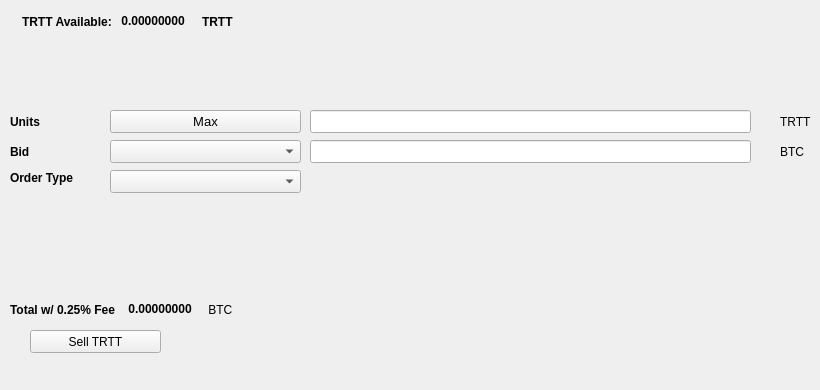
   <widget class="QWidget" name="SellTab">
    <attribute name="title">
     <string>Sell</string>
    </attribute>
    <widget class="QLabel" name="label_16">
     <property name="geometry">
      <rect>
       <x>780</x>
       <y>140</y>
       <width>31</width>
       <height>23</height>
      </rect>
     </property>
     <property name="text">
      <string>BTC</string>
     </property>
    </widget>
    <widget class="QComboBox" name="SellBidcomboBox">
     <property name="geometry">
      <rect>
       <x>110</x>
       <y>140</y>
       <width>191</width>
       <height>23</height>
      </rect>
     </property>
     <property name="font">
      <font>
       <pointsize>10</pointsize>
      </font>
     </property>
    </widget>
    <widget class="QLabel" name="label_18">
     <property name="geometry">
      <rect>
       <x>10</x>
       <y>110</y>
       <width>46</width>
       <height>23</height>
      </rect>
     </property>
     <property name="font">
      <font>
       <weight>75</weight>
       <bold>true</bold>
      </font>
     </property>
     <property name="text">
      <string>Units</string>
     </property>
    </widget>
    <widget class="QPushButton" name="Sell_Max_Amount">
     <property name="geometry">
      <rect>
       <x>110</x>
       <y>110</y>
       <width>191</width>
       <height>23</height>
      </rect>
     </property>
     <property name="font">
      <font>
       <pointsize>10</pointsize>
      </font>
     </property>
     <property name="text">
      <string>Max</string>
     </property>
    </widget>
    <widget class="QLabel" name="label_20">
     <property name="geometry">
      <rect>
       <x>10</x>
       <y>170</y>
       <width>91</width>
       <height>16</height>
      </rect>
     </property>
     <property name="font">
      <font>
       <weight>75</weight>
       <bold>true</bold>
      </font>
     </property>
     <property name="text">
      <string>Order Type</string>
     </property>
    </widget>
    <widget class="QComboBox" name="SellOrdertypeCombo">
     <property name="geometry">
      <rect>
       <x>110</x>
       <y>170</y>
       <width>191</width>
       <height>23</height>
      </rect>
     </property>
     <property name="font">
      <font>
       <pointsize>10</pointsize>
      </font>
     </property>
    </widget>
    <widget class="QLabel" name="label_21">
     <property name="geometry">
      <rect>
       <x>10</x>
       <y>140</y>
       <width>46</width>
       <height>23</height>
      </rect>
     </property>
     <property name="font">
      <font>
       <weight>75</weight>
       <bold>true</bold>
      </font>
     </property>
     <property name="text">
      <string>Bid</string>
     </property>
    </widget>
    <widget class="QLabel" name="label_22">
     <property name="geometry">
      <rect>
       <x>780</x>
       <y>110</y>
       <width>31</width>
       <height>23</height>
      </rect>
     </property>
     <property name="text">
      <string>TRTT</string>
     </property>
    </widget>
    <widget class="QLineEdit" name="UnitsInputTRTT">
     <property name="geometry">
      <rect>
       <x>310</x>
       <y>110</y>
       <width>441</width>
       <height>23</height>
      </rect>
     </property>
     <property name="font">
      <font>
       <pointsize>9</pointsize>
       <weight>75</weight>
       <bold>true</bold>
      </font>
     </property>
    </widget>
    <widget class="QLineEdit" name="SellBidPriceEdit">
     <property name="geometry">
      <rect>
       <x>310</x>
       <y>140</y>
       <width>441</width>
       <height>23</height>
      </rect>
     </property>
     <property name="font">
      <font>
       <pointsize>9</pointsize>
       <weight>75</weight>
       <bold>true</bold>
      </font>
     </property>
    </widget>
    <widget class="QPushButton" name="SellTRTTBTN">
     <property name="geometry">
      <rect>
       <x>30</x>
       <y>330</y>
       <width>131</width>
       <height>23</height>
      </rect>
     </property>
     <property name="text">
      <string>Sell TRTT</string>
     </property>
     <property name="icon">
      <iconset resource="../trittium">
       <normaloff>:/icons/bitcoin</normaloff>:/icons/bitcoin</iconset>
     </property>
    </widget>
    <widget class="QWidget" name="layoutWidget3">
     <property name="geometry">
      <rect>
       <x>22</x>
       <y>12</y>
       <width>258</width>
       <height>19</height>
      </rect>
     </property>
     <layout class="QHBoxLayout" name="horizontalLayout">
      <item>
       <widget class="QLabel" name="label232_2">
        <property name="font">
         <font>
          <weight>75</weight>
          <bold>true</bold>
         </font>
        </property>
        <property name="text">
         <string>TRTT Available:</string>
        </property>
       </widget>
      </item>
      <item>
       <widget class="QLabel" name="TRTTAvailableLabel">
        <property name="palette">
         <palette>
          <active>
           <colorrole role="WindowText">
            <brush brushstyle="SolidPattern">
             <color alpha="255">
              <red>0</red>
              <green>0</green>
              <blue>0</blue>
             </color>
            </brush>
           </colorrole>
           <colorrole role="Button">
            <brush brushstyle="SolidPattern">
             <color alpha="255">
              <red>0</red>
              <green>170</green>
              <blue>0</blue>
             </color>
            </brush>
           </colorrole>
           <colorrole role="Light">
            <brush brushstyle="SolidPattern">
             <color alpha="255">
              <red>0</red>
              <green>255</green>
              <blue>0</blue>
             </color>
            </brush>
           </colorrole>
           <colorrole role="Midlight">
            <brush brushstyle="SolidPattern">
             <color alpha="255">
              <red>0</red>
              <green>212</green>
              <blue>0</blue>
             </color>
            </brush>
           </colorrole>
           <colorrole role="Dark">
            <brush brushstyle="SolidPattern">
             <color alpha="255">
              <red>0</red>
              <green>85</green>
              <blue>0</blue>
             </color>
            </brush>
           </colorrole>
           <colorrole role="Mid">
            <brush brushstyle="SolidPattern">
             <color alpha="255">
              <red>0</red>
              <green>113</green>
              <blue>0</blue>
             </color>
            </brush>
           </colorrole>
           <colorrole role="Text">
            <brush brushstyle="SolidPattern">
             <color alpha="255">
              <red>0</red>
              <green>170</green>
              <blue>0</blue>
             </color>
            </brush>
           </colorrole>
           <colorrole role="BrightText">
            <brush brushstyle="SolidPattern">
             <color alpha="255">
              <red>255</red>
              <green>255</green>
              <blue>255</blue>
             </color>
            </brush>
           </colorrole>
           <colorrole role="ButtonText">
            <brush brushstyle="SolidPattern">
             <color alpha="255">
              <red>0</red>
              <green>0</green>
              <blue>0</blue>
             </color>
            </brush>
           </colorrole>
           <colorrole role="Base">
            <brush brushstyle="SolidPattern">
             <color alpha="255">
              <red>255</red>
              <green>255</green>
              <blue>255</blue>
             </color>
            </brush>
           </colorrole>
           <colorrole role="Window">
            <brush brushstyle="SolidPattern">
             <color alpha="255">
              <red>0</red>
              <green>170</green>
              <blue>0</blue>
             </color>
            </brush>
           </colorrole>
           <colorrole role="Shadow">
            <brush brushstyle="SolidPattern">
             <color alpha="255">
              <red>0</red>
              <green>0</green>
              <blue>0</blue>
             </color>
            </brush>
           </colorrole>
           <colorrole role="AlternateBase">
            <brush brushstyle="SolidPattern">
             <color alpha="255">
              <red>127</red>
              <green>212</green>
              <blue>127</blue>
             </color>
            </brush>
           </colorrole>
           <colorrole role="ToolTipBase">
            <brush brushstyle="SolidPattern">
             <color alpha="255">
              <red>255</red>
              <green>255</green>
              <blue>220</blue>
             </color>
            </brush>
           </colorrole>
           <colorrole role="ToolTipText">
            <brush brushstyle="SolidPattern">
             <color alpha="255">
              <red>0</red>
              <green>0</green>
              <blue>0</blue>
             </color>
            </brush>
           </colorrole>
          </active>
          <inactive>
           <colorrole role="WindowText">
            <brush brushstyle="SolidPattern">
             <color alpha="255">
              <red>0</red>
              <green>0</green>
              <blue>0</blue>
             </color>
            </brush>
           </colorrole>
           <colorrole role="Button">
            <brush brushstyle="SolidPattern">
             <color alpha="255">
              <red>0</red>
              <green>170</green>
              <blue>0</blue>
             </color>
            </brush>
           </colorrole>
           <colorrole role="Light">
            <brush brushstyle="SolidPattern">
             <color alpha="255">
              <red>0</red>
              <green>255</green>
              <blue>0</blue>
             </color>
            </brush>
           </colorrole>
           <colorrole role="Midlight">
            <brush brushstyle="SolidPattern">
             <color alpha="255">
              <red>0</red>
              <green>212</green>
              <blue>0</blue>
             </color>
            </brush>
           </colorrole>
           <colorrole role="Dark">
            <brush brushstyle="SolidPattern">
             <color alpha="255">
              <red>0</red>
              <green>85</green>
              <blue>0</blue>
             </color>
            </brush>
           </colorrole>
           <colorrole role="Mid">
            <brush brushstyle="SolidPattern">
             <color alpha="255">
              <red>0</red>
              <green>113</green>
              <blue>0</blue>
             </color>
            </brush>
           </colorrole>
           <colorrole role="Text">
            <brush brushstyle="SolidPattern">
             <color alpha="255">
              <red>0</red>
              <green>170</green>
              <blue>0</blue>
             </color>
            </brush>
           </colorrole>
           <colorrole role="BrightText">
            <brush brushstyle="SolidPattern">
             <color alpha="255">
              <red>255</red>
              <green>255</green>
              <blue>255</blue>
             </color>
            </brush>
           </colorrole>
           <colorrole role="ButtonText">
            <brush brushstyle="SolidPattern">
             <color alpha="255">
              <red>0</red>
              <green>0</green>
              <blue>0</blue>
             </color>
            </brush>
           </colorrole>
           <colorrole role="Base">
            <brush brushstyle="SolidPattern">
             <color alpha="255">
              <red>255</red>
              <green>255</green>
              <blue>255</blue>
             </color>
            </brush>
           </colorrole>
           <colorrole role="Window">
            <brush brushstyle="SolidPattern">
             <color alpha="255">
              <red>0</red>
              <green>170</green>
              <blue>0</blue>
             </color>
            </brush>
           </colorrole>
           <colorrole role="Shadow">
            <brush brushstyle="SolidPattern">
             <color alpha="255">
              <red>0</red>
              <green>0</green>
              <blue>0</blue>
             </color>
            </brush>
           </colorrole>
           <colorrole role="AlternateBase">
            <brush brushstyle="SolidPattern">
             <color alpha="255">
              <red>127</red>
              <green>212</green>
              <blue>127</blue>
             </color>
            </brush>
           </colorrole>
           <colorrole role="ToolTipBase">
            <brush brushstyle="SolidPattern">
             <color alpha="255">
              <red>255</red>
              <green>255</green>
              <blue>220</blue>
             </color>
            </brush>
           </colorrole>
           <colorrole role="ToolTipText">
            <brush brushstyle="SolidPattern">
             <color alpha="255">
              <red>0</red>
              <green>0</green>
              <blue>0</blue>
             </color>
            </brush>
           </colorrole>
          </inactive>
          <disabled>
           <colorrole role="WindowText">
            <brush brushstyle="SolidPattern">
             <color alpha="255">
              <red>0</red>
              <green>85</green>
              <blue>0</blue>
             </color>
            </brush>
           </colorrole>
           <colorrole role="Button">
            <brush brushstyle="SolidPattern">
             <color alpha="255">
              <red>0</red>
              <green>170</green>
              <blue>0</blue>
             </color>
            </brush>
           </colorrole>
           <colorrole role="Light">
            <brush brushstyle="SolidPattern">
             <color alpha="255">
              <red>0</red>
              <green>255</green>
              <blue>0</blue>
             </color>
            </brush>
           </colorrole>
           <colorrole role="Midlight">
            <brush brushstyle="SolidPattern">
             <color alpha="255">
              <red>0</red>
              <green>212</green>
              <blue>0</blue>
             </color>
            </brush>
           </colorrole>
           <colorrole role="Dark">
            <brush brushstyle="SolidPattern">
             <color alpha="255">
              <red>0</red>
              <green>85</green>
              <blue>0</blue>
             </color>
            </brush>
           </colorrole>
           <colorrole role="Mid">
            <brush brushstyle="SolidPattern">
             <color alpha="255">
              <red>0</red>
              <green>113</green>
              <blue>0</blue>
             </color>
            </brush>
           </colorrole>
           <colorrole role="Text">
            <brush brushstyle="SolidPattern">
             <color alpha="255">
              <red>0</red>
              <green>85</green>
              <blue>0</blue>
             </color>
            </brush>
           </colorrole>
           <colorrole role="BrightText">
            <brush brushstyle="SolidPattern">
             <color alpha="255">
              <red>255</red>
              <green>255</green>
              <blue>255</blue>
             </color>
            </brush>
           </colorrole>
           <colorrole role="ButtonText">
            <brush brushstyle="SolidPattern">
             <color alpha="255">
              <red>0</red>
              <green>85</green>
              <blue>0</blue>
             </color>
            </brush>
           </colorrole>
           <colorrole role="Base">
            <brush brushstyle="SolidPattern">
             <color alpha="255">
              <red>0</red>
              <green>170</green>
              <blue>0</blue>
             </color>
            </brush>
           </colorrole>
           <colorrole role="Window">
            <brush brushstyle="SolidPattern">
             <color alpha="255">
              <red>0</red>
              <green>170</green>
              <blue>0</blue>
             </color>
            </brush>
           </colorrole>
           <colorrole role="Shadow">
            <brush brushstyle="SolidPattern">
             <color alpha="255">
              <red>0</red>
              <green>0</green>
              <blue>0</blue>
             </color>
            </brush>
           </colorrole>
           <colorrole role="AlternateBase">
            <brush brushstyle="SolidPattern">
             <color alpha="255">
              <red>0</red>
              <green>170</green>
              <blue>0</blue>
             </color>
            </brush>
           </colorrole>
           <colorrole role="ToolTipBase">
            <brush brushstyle="SolidPattern">
             <color alpha="255">
              <red>255</red>
              <green>255</green>
              <blue>220</blue>
             </color>
            </brush>
           </colorrole>
           <colorrole role="ToolTipText">
            <brush brushstyle="SolidPattern">
             <color alpha="255">
              <red>0</red>
              <green>0</green>
              <blue>0</blue>
             </color>
            </brush>
           </colorrole>
          </disabled>
         </palette>
        </property>
        <property name="font">
         <font>
          <weight>75</weight>
          <bold>true</bold>
         </font>
        </property>
        <property name="text">
         <string> 0.00000000 </string>
        </property>
        <property name="textInteractionFlags">
         <set>Qt::LinksAccessibleByMouse|Qt::TextSelectableByKeyboard|Qt::TextSelectableByMouse</set>
        </property>
       </widget>
      </item>
      <item>
       <widget class="QLabel" name="labelTRTT">
        <property name="font">
         <font>
          <weight>75</weight>
          <bold>true</bold>
         </font>
        </property>
        <property name="text">
         <string>TRTT</string>
        </property>
       </widget>
      </item>
     </layout>
    </widget>
    <widget class="QWidget" name="layoutWidget">
     <property name="geometry">
      <rect>
       <x>10</x>
       <y>300</y>
       <width>268</width>
       <height>19</height>
      </rect>
     </property>
     <layout class="QHBoxLayout" name="horizontalLayout_2">
      <item>
       <widget class="QLabel" name="label_19">
        <property name="font">
         <font>
          <weight>75</weight>
          <bold>true</bold>
         </font>
        </property>
        <property name="text">
         <string>Total w/ 0.25% Fee </string>
        </property>
       </widget>
      </item>
      <item>
       <widget class="QLabel" name="SellCostLabel">
        <property name="palette">
         <palette>
          <active>
           <colorrole role="WindowText">
            <brush brushstyle="SolidPattern">
             <color alpha="255">
              <red>0</red>
              <green>0</green>
              <blue>0</blue>
             </color>
            </brush>
           </colorrole>
           <colorrole role="Button">
            <brush brushstyle="SolidPattern">
             <color alpha="255">
              <red>0</red>
              <green>170</green>
              <blue>0</blue>
             </color>
            </brush>
           </colorrole>
           <colorrole role="Light">
            <brush brushstyle="SolidPattern">
             <color alpha="255">
              <red>0</red>
              <green>255</green>
              <blue>0</blue>
             </color>
            </brush>
           </colorrole>
           <colorrole role="Midlight">
            <brush brushstyle="SolidPattern">
             <color alpha="255">
              <red>0</red>
              <green>212</green>
              <blue>0</blue>
             </color>
            </brush>
           </colorrole>
           <colorrole role="Dark">
            <brush brushstyle="SolidPattern">
             <color alpha="255">
              <red>0</red>
              <green>85</green>
              <blue>0</blue>
             </color>
            </brush>
           </colorrole>
           <colorrole role="Mid">
            <brush brushstyle="SolidPattern">
             <color alpha="255">
              <red>0</red>
              <green>113</green>
              <blue>0</blue>
             </color>
            </brush>
           </colorrole>
           <colorrole role="Text">
            <brush brushstyle="SolidPattern">
             <color alpha="255">
              <red>0</red>
              <green>170</green>
              <blue>0</blue>
             </color>
            </brush>
           </colorrole>
           <colorrole role="BrightText">
            <brush brushstyle="SolidPattern">
             <color alpha="255">
              <red>255</red>
              <green>255</green>
              <blue>255</blue>
             </color>
            </brush>
           </colorrole>
           <colorrole role="ButtonText">
            <brush brushstyle="SolidPattern">
             <color alpha="255">
              <red>0</red>
              <green>0</green>
              <blue>0</blue>
             </color>
            </brush>
           </colorrole>
           <colorrole role="Base">
            <brush brushstyle="SolidPattern">
             <color alpha="255">
              <red>255</red>
              <green>255</green>
              <blue>255</blue>
             </color>
            </brush>
           </colorrole>
           <colorrole role="Window">
            <brush brushstyle="SolidPattern">
             <color alpha="255">
              <red>0</red>
              <green>170</green>
              <blue>0</blue>
             </color>
            </brush>
           </colorrole>
           <colorrole role="Shadow">
            <brush brushstyle="SolidPattern">
             <color alpha="255">
              <red>0</red>
              <green>0</green>
              <blue>0</blue>
             </color>
            </brush>
           </colorrole>
           <colorrole role="AlternateBase">
            <brush brushstyle="SolidPattern">
             <color alpha="255">
              <red>127</red>
              <green>212</green>
              <blue>127</blue>
             </color>
            </brush>
           </colorrole>
           <colorrole role="ToolTipBase">
            <brush brushstyle="SolidPattern">
             <color alpha="255">
              <red>255</red>
              <green>255</green>
              <blue>220</blue>
             </color>
            </brush>
           </colorrole>
           <colorrole role="ToolTipText">
            <brush brushstyle="SolidPattern">
             <color alpha="255">
              <red>0</red>
              <green>0</green>
              <blue>0</blue>
             </color>
            </brush>
           </colorrole>
          </active>
          <inactive>
           <colorrole role="WindowText">
            <brush brushstyle="SolidPattern">
             <color alpha="255">
              <red>0</red>
              <green>0</green>
              <blue>0</blue>
             </color>
            </brush>
           </colorrole>
           <colorrole role="Button">
            <brush brushstyle="SolidPattern">
             <color alpha="255">
              <red>0</red>
              <green>170</green>
              <blue>0</blue>
             </color>
            </brush>
           </colorrole>
           <colorrole role="Light">
            <brush brushstyle="SolidPattern">
             <color alpha="255">
              <red>0</red>
              <green>255</green>
              <blue>0</blue>
             </color>
            </brush>
           </colorrole>
           <colorrole role="Midlight">
            <brush brushstyle="SolidPattern">
             <color alpha="255">
              <red>0</red>
              <green>212</green>
              <blue>0</blue>
             </color>
            </brush>
           </colorrole>
           <colorrole role="Dark">
            <brush brushstyle="SolidPattern">
             <color alpha="255">
              <red>0</red>
              <green>85</green>
              <blue>0</blue>
             </color>
            </brush>
           </colorrole>
           <colorrole role="Mid">
            <brush brushstyle="SolidPattern">
             <color alpha="255">
              <red>0</red>
              <green>113</green>
              <blue>0</blue>
             </color>
            </brush>
           </colorrole>
           <colorrole role="Text">
            <brush brushstyle="SolidPattern">
             <color alpha="255">
              <red>0</red>
              <green>170</green>
              <blue>0</blue>
             </color>
            </brush>
           </colorrole>
           <colorrole role="BrightText">
            <brush brushstyle="SolidPattern">
             <color alpha="255">
              <red>255</red>
              <green>255</green>
              <blue>255</blue>
             </color>
            </brush>
           </colorrole>
           <colorrole role="ButtonText">
            <brush brushstyle="SolidPattern">
             <color alpha="255">
              <red>0</red>
              <green>0</green>
              <blue>0</blue>
             </color>
            </brush>
           </colorrole>
           <colorrole role="Base">
            <brush brushstyle="SolidPattern">
             <color alpha="255">
              <red>255</red>
              <green>255</green>
              <blue>255</blue>
             </color>
            </brush>
           </colorrole>
           <colorrole role="Window">
            <brush brushstyle="SolidPattern">
             <color alpha="255">
              <red>0</red>
              <green>170</green>
              <blue>0</blue>
             </color>
            </brush>
           </colorrole>
           <colorrole role="Shadow">
            <brush brushstyle="SolidPattern">
             <color alpha="255">
              <red>0</red>
              <green>0</green>
              <blue>0</blue>
             </color>
            </brush>
           </colorrole>
           <colorrole role="AlternateBase">
            <brush brushstyle="SolidPattern">
             <color alpha="255">
              <red>127</red>
              <green>212</green>
              <blue>127</blue>
             </color>
            </brush>
           </colorrole>
           <colorrole role="ToolTipBase">
            <brush brushstyle="SolidPattern">
             <color alpha="255">
              <red>255</red>
              <green>255</green>
              <blue>220</blue>
             </color>
            </brush>
           </colorrole>
           <colorrole role="ToolTipText">
            <brush brushstyle="SolidPattern">
             <color alpha="255">
              <red>0</red>
              <green>0</green>
              <blue>0</blue>
             </color>
            </brush>
           </colorrole>
          </inactive>
          <disabled>
           <colorrole role="WindowText">
            <brush brushstyle="SolidPattern">
             <color alpha="255">
              <red>0</red>
              <green>85</green>
              <blue>0</blue>
             </color>
            </brush>
           </colorrole>
           <colorrole role="Button">
            <brush brushstyle="SolidPattern">
             <color alpha="255">
              <red>0</red>
              <green>170</green>
              <blue>0</blue>
             </color>
            </brush>
           </colorrole>
           <colorrole role="Light">
            <brush brushstyle="SolidPattern">
             <color alpha="255">
              <red>0</red>
              <green>255</green>
              <blue>0</blue>
             </color>
            </brush>
           </colorrole>
           <colorrole role="Midlight">
            <brush brushstyle="SolidPattern">
             <color alpha="255">
              <red>0</red>
              <green>212</green>
              <blue>0</blue>
             </color>
            </brush>
           </colorrole>
           <colorrole role="Dark">
            <brush brushstyle="SolidPattern">
             <color alpha="255">
              <red>0</red>
              <green>85</green>
              <blue>0</blue>
             </color>
            </brush>
           </colorrole>
           <colorrole role="Mid">
            <brush brushstyle="SolidPattern">
             <color alpha="255">
              <red>0</red>
              <green>113</green>
              <blue>0</blue>
             </color>
            </brush>
           </colorrole>
           <colorrole role="Text">
            <brush brushstyle="SolidPattern">
             <color alpha="255">
              <red>0</red>
              <green>85</green>
              <blue>0</blue>
             </color>
            </brush>
           </colorrole>
           <colorrole role="BrightText">
            <brush brushstyle="SolidPattern">
             <color alpha="255">
              <red>255</red>
              <green>255</green>
              <blue>255</blue>
             </color>
            </brush>
           </colorrole>
           <colorrole role="ButtonText">
            <brush brushstyle="SolidPattern">
             <color alpha="255">
              <red>0</red>
              <green>85</green>
              <blue>0</blue>
             </color>
            </brush>
           </colorrole>
           <colorrole role="Base">
            <brush brushstyle="SolidPattern">
             <color alpha="255">
              <red>0</red>
              <green>170</green>
              <blue>0</blue>
             </color>
            </brush>
           </colorrole>
           <colorrole role="Window">
            <brush brushstyle="SolidPattern">
             <color alpha="255">
              <red>0</red>
              <green>170</green>
              <blue>0</blue>
             </color>
            </brush>
           </colorrole>
           <colorrole role="Shadow">
            <brush brushstyle="SolidPattern">
             <color alpha="255">
              <red>0</red>
              <green>0</green>
              <blue>0</blue>
             </color>
            </brush>
           </colorrole>
           <colorrole role="AlternateBase">
            <brush brushstyle="SolidPattern">
             <color alpha="255">
              <red>0</red>
              <green>170</green>
              <blue>0</blue>
             </color>
            </brush>
           </colorrole>
           <colorrole role="ToolTipBase">
            <brush brushstyle="SolidPattern">
             <color alpha="255">
              <red>255</red>
              <green>255</green>
              <blue>220</blue>
             </color>
            </brush>
           </colorrole>
           <colorrole role="ToolTipText">
            <brush brushstyle="SolidPattern">
             <color alpha="255">
              <red>0</red>
              <green>0</green>
              <blue>0</blue>
             </color>
            </brush>
           </colorrole>
          </disabled>
         </palette>
        </property>
        <property name="font">
         <font>
          <weight>75</weight>
          <bold>true</bold>
         </font>
        </property>
        <property name="autoFillBackground">
         <bool>false</bool>
        </property>
        <property name="text">
         <string> 0.00000000</string>
        </property>
        <property name="textInteractionFlags">
         <set>Qt::LinksAccessibleByMouse|Qt::TextSelectableByMouse</set>
        </property>
       </widget>
      </item>
      <item>
       <widget class="QLabel" name="label_17">
        <property name="font">
         <font>
          <weight>50</weight>
          <bold>false</bold>
         </font>
        </property>
        <property name="text">
         <string> BTC</string>
        </property>
       </widget>
      </item>
     </layout>
    </widget>
    <widget class="QLabel" name="label_23">
     <property name="geometry">
      <rect>
       <x>460</x>
       <y>300</y>
       <width>281</width>
       <height>81</height>
      </rect>
     </property>
     <property name="text">
      <string/>
     </property>
     <property name="pixmap">
      <pixmap>:/images/bittrex</pixmap>
     </property>
    </widget>
   </widget>
